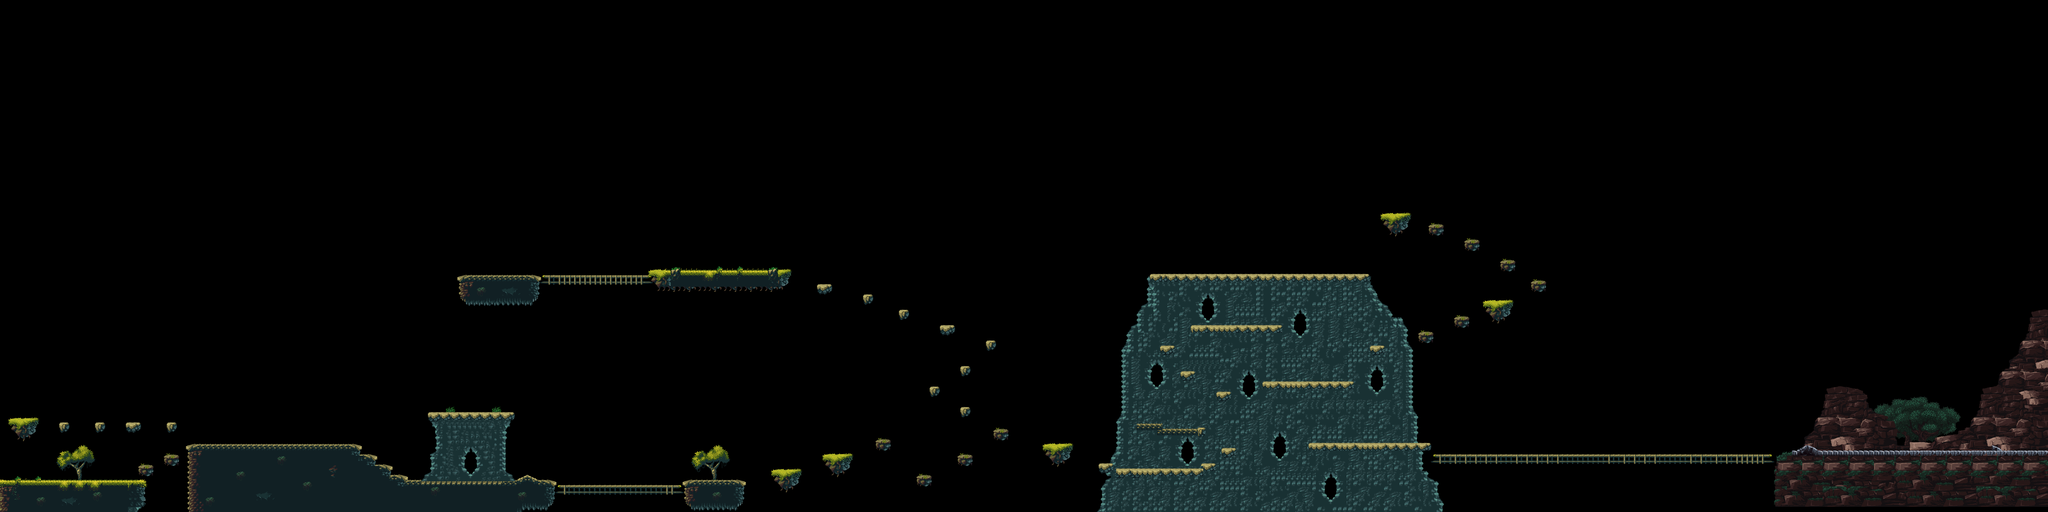

Below is a game level as drawn by its tile map, then a one-line description and the .tmx that defines it (tile-layer data replaced by summaries):
An orthogonal 400x100 tile map with 16x16 px tiles, 3 tile layers (ground3, ground2, ground), 6 tilesets and 513 objects (419x coin, 9x spikes, 9x slime, 7x box, 2x golem, ...).

<map version="1.9" tiledversion="1.9.1" orientation="orthogonal" renderorder="right-down" width="400" height="100" tilewidth="16" tileheight="16" infinite="0" nextlayerid="11" nextobjectid="727">
 <editorsettings>
  <export target="../1.lua" format="lua" />
 </editorsettings>
 <tileset firstgid="1" name="tileset" tilewidth="16" tileheight="16" tilecount="1160" columns="58">
  <image source="../../assets/tileset.png" width="928" height="320" />
 </tileset>
 <tileset firstgid="1161" name="props2" tilewidth="16" tileheight="16" tilecount="4096" columns="64">
  <image source="../../downloads/caves/props2.png" width="1024" height="1024" />
 </tileset>
 <tileset firstgid="5257" name="props1" tilewidth="16" tileheight="16" tilecount="6400" columns="80">
  <image source="../../downloads/caves/props1.png" width="1280" height="1280" />
 </tileset>
 <tileset firstgid="11657" name="mainlev_build" tilewidth="16" tileheight="16" tilecount="4096" columns="64">
  <image source="../../downloads/caves/mainlev_build.png" width="1024" height="1024" />
 </tileset>
 <tileset firstgid="15753" name="1" tilewidth="16" tileheight="16" tilecount="8" columns="1">
  <image source="../../downloads/Wood set/ladder/28x128/1.png" width="28" height="128" />
 </tileset>
 <tileset firstgid="15761" name="objects_misc" tilewidth="16" tileheight="16" tilecount="18" columns="6">
  <image source="../../downloads/cave tileset/Enviroment sprite sheets/objects_misc.png" width="96" height="48" />
 </tileset>
 <layer id="8" name="ground3" width="400" height="100">
  <data>[40000 cells, 730 non-empty, 427 distinct tile ids]</data>
 </layer>
 <layer id="3" name="ground2" width="400" height="100">
  <data>[40000 cells, 3623 non-empty, 1246 distinct tile ids]</data>
 </layer>
 <layer id="1" name="ground" width="400" height="100">
  <data>[40000 cells, 6323 non-empty, 583 distinct tile ids]</data>
 </layer>
 <objectgroup id="10" name="climb" />
 <objectgroup color="#ff0000" id="2" name="solid">
  <object id="6" x="433.5" y="1455.63" width="47.875" height="32.25">
   <properties>
    <property name="collidable" type="bool" value="true" />
   </properties>
  </object>
  <object id="7" x="521.729" y="1321.46" width="30.375" height="29.75">
   <properties>
    <property name="collidable" type="bool" value="true" />
   </properties>
  </object>
  <object id="8" x="583.451" y="1392.99" width="503.644" height="208.806" rotation="359.679">
   <properties>
    <property name="collidable" type="bool" value="true" />
   </properties>
  </object>
  <object id="9" x="0.729167" y="1502.46" width="456.208" height="97.0833">
   <properties>
    <property name="collidable" type="bool" value="true" />
   </properties>
  </object>
  <object id="10" x="1339.06" y="1291.63" width="268.875" height="21.75">
   <properties>
    <property name="collidable" type="bool" value="true" />
   </properties>
  </object>
  <object id="11" x="393.063" y="1322.63" width="47.875" height="29.25">
   <properties>
    <property name="collidable" type="bool" value="true" />
   </properties>
  </object>
  <object id="12" x="297.063" y="1321.63" width="31.375" height="28.75">
   <properties>
    <property name="collidable" type="bool" value="true" />
   </properties>
  </object>
  <object id="13" x="184.063" y="1321.63" width="32.875" height="28.75">
   <properties>
    <property name="collidable" type="bool" value="true" />
   </properties>
  </object>
  <object id="14" x="-30.4375" y="960.63" width="32.375" height="543.25">
   <properties>
    <property name="collidable" type="bool" value="true" />
   </properties>
  </object>
  <object id="15" x="513.563" y="1423.13" width="47.875" height="31.75">
   <properties>
    <property name="collidable" type="bool" value="true" />
   </properties>
  </object>
  <object id="16" x="1738.81" y="1518.13" width="396.375" height="27.75">
   <properties>
    <property name="collidable" type="bool" value="true" />
   </properties>
  </object>
  <object id="18" x="1272.06" y="1503.38" width="464.875" height="73.75">
   <properties>
    <property name="collidable" type="bool" value="true" />
   </properties>
  </object>
  <object id="19" x="2136.28" y="1503.66" width="195.328" height="86.7743" rotation="359.844">
   <properties>
    <property name="collidable" type="bool" value="true" />
   </properties>
  </object>
  <object id="33" x="1089.81" y="1391.63" width="35.875" height="208.25">
   <properties>
    <property name="collidable" type="bool" value="true" />
   </properties>
  </object>
  <object id="34" x="1128.06" y="1422.88" width="46.875" height="177.25">
   <properties>
    <property name="collidable" type="bool" value="true" />
   </properties>
  </object>
  <object id="35" x="1176.56" y="1455.13" width="46.875" height="144.75">
   <properties>
    <property name="collidable" type="bool" value="true" />
   </properties>
  </object>
  <object id="36" x="1225.06" y="1487.88" width="46.875" height="111.75">
   <properties>
    <property name="collidable" type="bool" value="true" />
   </properties>
  </object>
  <object id="89" x="2413.34" y="1471.61" width="90.425" height="50.5049" rotation="359.844">
   <properties>
    <property name="collidable" type="bool" value="true" />
   </properties>
  </object>
  <object id="90" x="2573.29" y="1423.25" width="90.425" height="50.5049" rotation="359.844">
   <properties>
    <property name="collidable" type="bool" value="true" />
   </properties>
  </object>
  <object id="91" x="3261.79" y="1391.75" width="90.425" height="50.5049" rotation="359.844">
   <properties>
    <property name="collidable" type="bool" value="true" />
   </properties>
  </object>
  <object id="92" x="3105.29" y="1345.75" width="45.9851" height="28.3838" rotation="359.844">
   <properties>
    <property name="collidable" type="bool" value="true" />
   </properties>
  </object>
  <object id="93" x="2992.51" y="1424.81" width="45.9851" height="28.3838" rotation="359.844">
   <properties>
    <property name="collidable" type="bool" value="true" />
   </properties>
  </object>
  <object id="94" x="2865.51" y="1486.81" width="45.9851" height="28.3838" rotation="359.844">
   <properties>
    <property name="collidable" type="bool" value="true" />
   </properties>
  </object>
  <object id="95" x="2737.51" y="1375.81" width="45.9851" height="28.3838" rotation="359.844">
   <properties>
    <property name="collidable" type="bool" value="true" />
   </properties>
  </object>
  <object id="107" x="1617.31" y="1490.13" width="62.375" height="12.75">
   <properties>
    <property name="collidable" type="bool" value="true" />
   </properties>
  </object>
  <object id="267" x="2905.01" y="1209.81" width="31.3203" height="28.3838" rotation="359.844">
   <properties>
    <property name="collidable" type="bool" value="true" />
   </properties>
  </object>
  </objectgroup>
 <objectgroup color="#892b8c" id="4" name="entity">
  <!-- 447 objects omitted --></objectgroup>
</map>
<!-- 487 of 513 objects omitted -->
